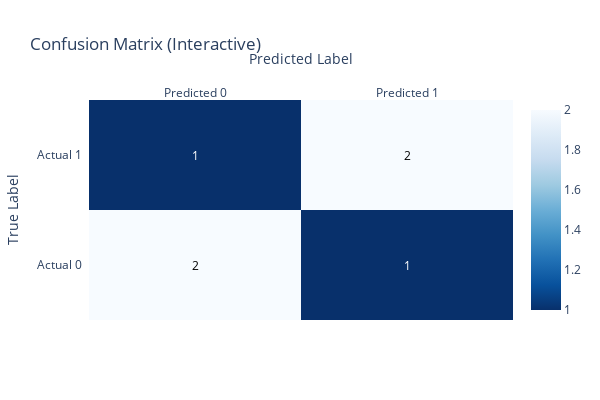

The notebook cell saved with this chart:
### Markdown cell above
### Plot Confusion matrix using plotly

### Code cell
import plotly.figure_factory as ff

# Create annotated heatmap
fig = ff.create_annotated_heatmap(
    z=confusion_mat,
    x=x_labels,
    y=y_labels,
    colorscale='Blues',
    showscale=True,
    reversescale=True,
    hoverinfo="z"
)

fig.update_layout(
    width=600,
    height=400,
    title_text='Confusion Matrix (Interactive)',
    xaxis=dict(title='Predicted Label'),
    yaxis=dict(title='True Label')
)

fig.show()

### Figure 1 — Plotly figure (JSON) as saved in the notebook; plotly's stock layout.template omitted (floating-point values rounded to 4 significant figures)
{"data": [{"colorscale": [[0, "rgb(247,251,255)"], [0.125, "rgb(222,235,247)"], [0.25, "rgb(198,219,239)"], [0.375, "rgb(158,202,225)"], [0.5, "rgb(107,174,214)"], [0.625, "rgb(66,146,198)"], [0.75, "rgb(33,113,181)"], [0.875, "rgb(8,81,156)"], [1, "rgb(8,48,107)"]], "hoverinfo": "z", "reversescale": true, "showscale": true, "type": "heatmap", "x": ["Predicted 0", "Predicted 1"], "y": ["Actual 0", "Actual 1"], "z": [[2, 1], [1, 2]]}], "layout": {"annotations": [{"font": {"color": "#000000"}, "showarrow": false, "text": "2", "x": "Predicted 0", "xref": "x", "y": "Actual 0", "yref": "y"}, {"font": {"color": "#FFFFFF"}, "showarrow": false, "text": "1", "x": "Predicted 1", "xref": "x", "y": "Actual 0", "yref": "y"}, {"font": {"color": "#FFFFFF"}, "showarrow": false, "text": "1", "x": "Predicted 0", "xref": "x", "y": "Actual 1", "yref": "y"}, {"font": {"color": "#000000"}, "showarrow": false, "text": "2", "x": "Predicted 1", "xref": "x", "y": "Actual 1", "yref": "y"}], "height": 400, "title": {"text": "Confusion Matrix (Interactive)"}, "width": 600, "xaxis": {"autorange": true, "dtick": 1, "gridcolor": "rgb(0, 0, 0)", "range": [-0.5, 1.5], "side": "top", "ticks": "", "title": {"text": "Predicted Label"}, "type": "category"}, "yaxis": {"autorange": true, "dtick": 1, "range": [-0.5, 1.5], "ticks": "", "ticksuffix": "  ", "title": {"text": "True Label"}, "type": "category"}}}
